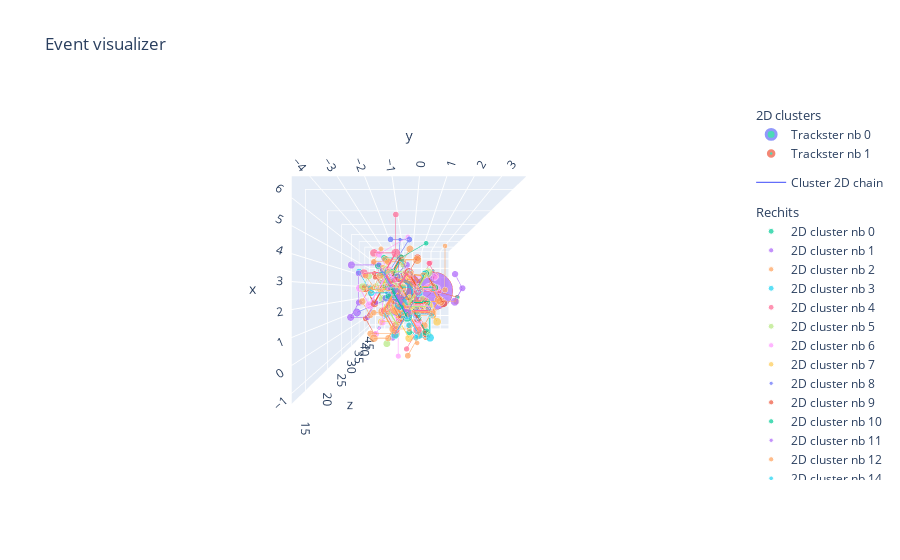

Source (notebook cell):
### Code cell
fig = (Clue3DVisualization(el)
    #.add3DClusters()
    .add2DClusters()
    .addRechits()
    .fig)
fig.show()
